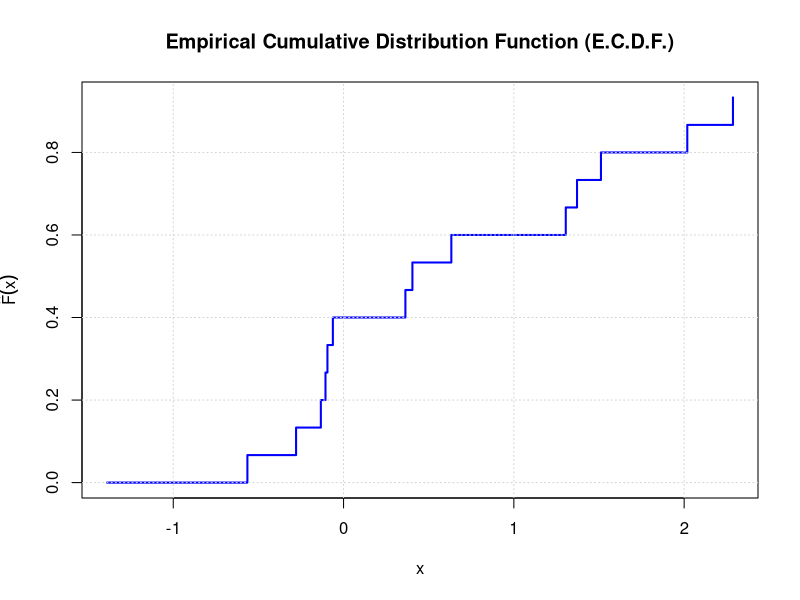
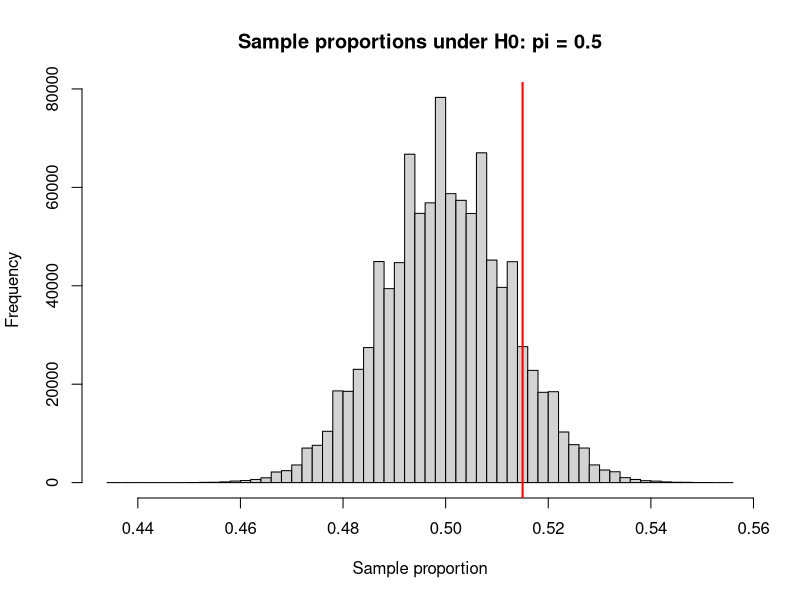

Generate these figures, in order, with R:
## ---- chunk 1
knitr::opts_chunk$set(echo = TRUE)
## ---- chunk 2
# Setup
set.seed(0)
n <- 1000
A <- matrix(runif(n*n), n, n)
x.true <- runif(n)
y <- A %*% x.true

# B
tempo_b <- system.time({
  A_inv <- solve(A)          
  x1 <- A_inv %*% y          
})

print("Time with explicit inverse:")
print(tempo_b)


# C
tempo_c <- system.time({
  x2 <- solve(A, y)          
})

error1 <- mean(abs(x1-x.true))
error2 <- mean(abs(x2-x.true))

print("Time with direct solution:")
print(tempo_c)

error1
error2

## ---- chunk 3
# ==============================================================================
# Function for the Empirical C.D.F.
# ==============================================================================
# Definition based on the formula: F_hat(x) = #{x_i < x} / n
# 
# Arguments:
#   - x        : numeric unordered vector of observations
#   - plot.cdf : boolean (TRUE/FALSE). If TRUE, generates the step plot.
# ==============================================================================

compute_ecdf <- function(x, plot.cdf = FALSE) {
  # Total number of observations
  n <- length(x)
  
  if (n == 0) {
    stop("The input vector is empty.")
  }
  
  # a. Calculates the empirical c.d.f. for each element, preserving the original order
  # For each element x[i], counts how many elements in the vector are strictly smaller (<)
  ecdf_values <- sapply(x, function(xi) {
    sum(x < xi) / n
  })
  
  if (plot.cdf) {
    x_ordinato <- sort(x)
    y_ordinato <- (0:(n - 1)) / n
    
    plot(x_ordinato, y_ordinato, type = "s", lwd = 2, col = "blue",
         main = "Empirical Cumulative Distribution Function (E.C.D.F.)",
         xlab = "x", ylab = expression(hat(F)(x)))
    grid()
  }
  
  return(ecdf_values)
}


set.seed(42)

campione <- rnorm(15)

print("Original vector of observations:")
print(campione)

risultati_ecdf <- compute_ecdf(campione, plot.cdf = TRUE)

print("Values of the empirical c.d.f. (in the order corresponding to the original vector):")
print(risultati_ecdf)
## ---- chunk 4
n     <- 1648   # poll size
p_obs <- 0.515  # observed proportion for Kelly
p0    <- 0.5    # presumed population proportion (H0)
## ---- chunk 5
se <- sqrt(p0 * (1 - p0) / n)
se
## ---- chunk 6
set.seed(0)
B <- 1e6
results <- rbinom(B, n, p0) / n
mean(results); sd(results)

hist(results, breaks = 50, main = "Sample proportions under H0: pi = 0.5",
     xlab = "Sample proportion")
abline(v = p_obs, col = "red", lwd = 2)

# share of simulated polls with at least 51.5% for Kelly
mean(results >= p_obs)
## ---- chunk 7
z <- (p_obs - p0) / se
z
1 - pnorm(z)   # normal approximation, compare with the simulation
